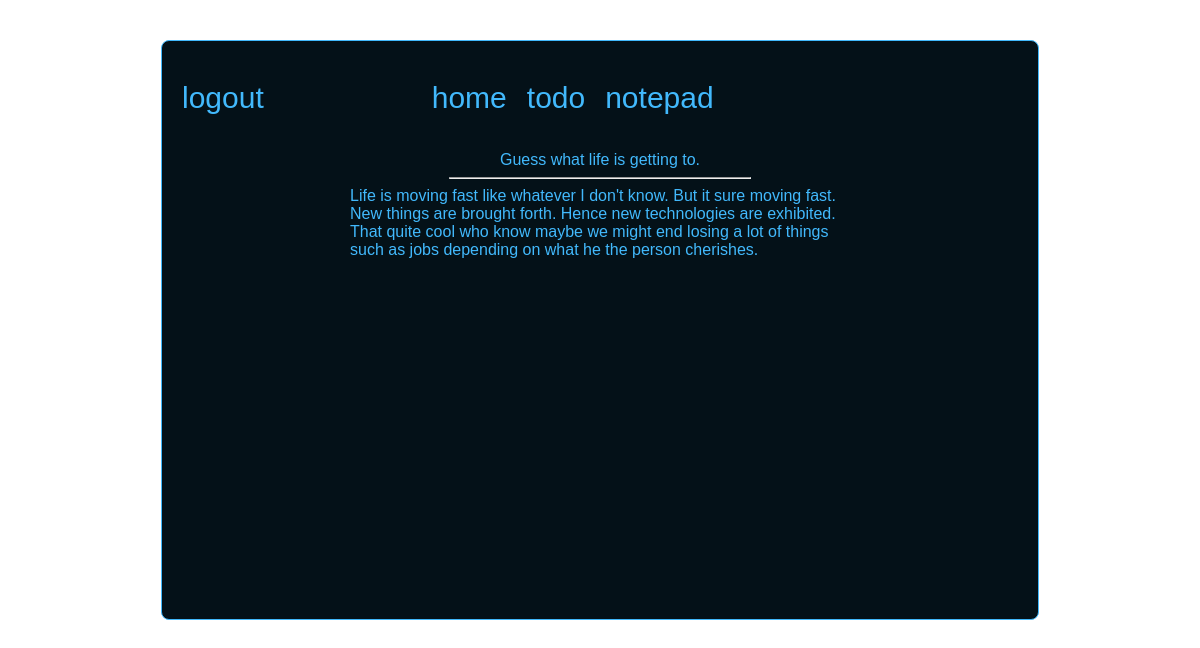
The page /notepadRoom/2/ (signed in) on the database its author committed.
### base/models.py (models this page shows)
class Notepad(models.Model):
    title = models.CharField(max_length=225)
    body = models.TextField()
    created = models.DateTimeField(auto_now=True)
    updated = models.DateField(auto_now=True)
    class Meta: ordering = ["-created", "-updated"]
    def __str__(self): return self.title

### base/views.py (the view)
# urls.py: path('notepadRoom/<str:pk>/', views.notepadRoom, name='notepadRoom'),
@login_required(login_url="MainLogin")
def notepadRoom(request, pk):
    notepad = Notepad.objects.get(id=pk)
    context = {'notepad': notepad}
    return render(request,'base/notepadRoom.html', context)

### base/templates/base/notepadRoom.html
{% extends 'main.html' %}
    {% block content %}
        <div class="container-content">
            {% include 'navBar.html'%}
            <div class="middle-id">{{notepad| capfirst}}</div>
            <hr/>
            <div class="container-container">
               <div >{{notepad.body | capfirst}}</div>
            </div>
         </div>
    {% endblock  %}

### static/styles/main.css (style rules this page uses)
body { margin:0px; background: white; color:#42B9FC; font-family: Verdana, Geneva, Tahoma, sans-serif; }
.container-content { width: 836px; height: 578px; border-style: solid; border-color: antiquewhite; margin-left: auto; margin-right:auto; margin-top:40px; border-width: 1px; background:#041118; border-radius: 8px; display: flex; flex-direction: column; flex-wrap: wrap; padding-left: 20px; padding-right:20px; border-color: #42B9FC; }
.container-container { overflow-y: scroll; margin-left: auto; margin-right: auto; width: 500px; height: 300px; }
.middle-id { margin-left:auto; margin-right:auto; }
hr { background:#42B9FC; width:300px; }

### rows shown on the page
Notepad: title "Guess what life is getting to.", body "Life is moving fast like whatever I don't know. But it sure moving fast. New things are brought forth. Hence new technologies are exhibited. That quite cool who know maybe we might end losing a lot of things such as jobs depending on what he the person cherishes."
